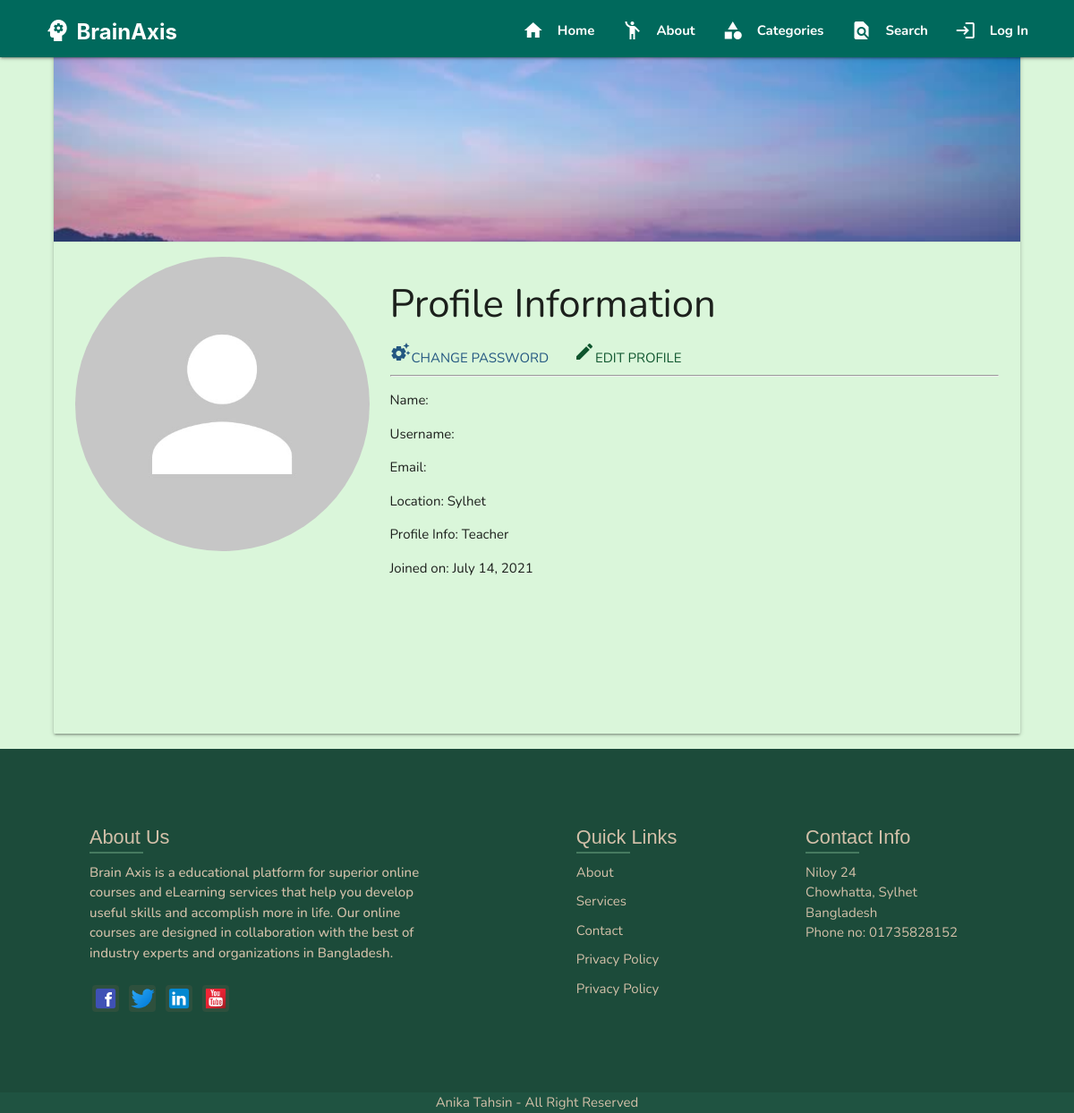
Page /Shakil_1 on the earlier database version.
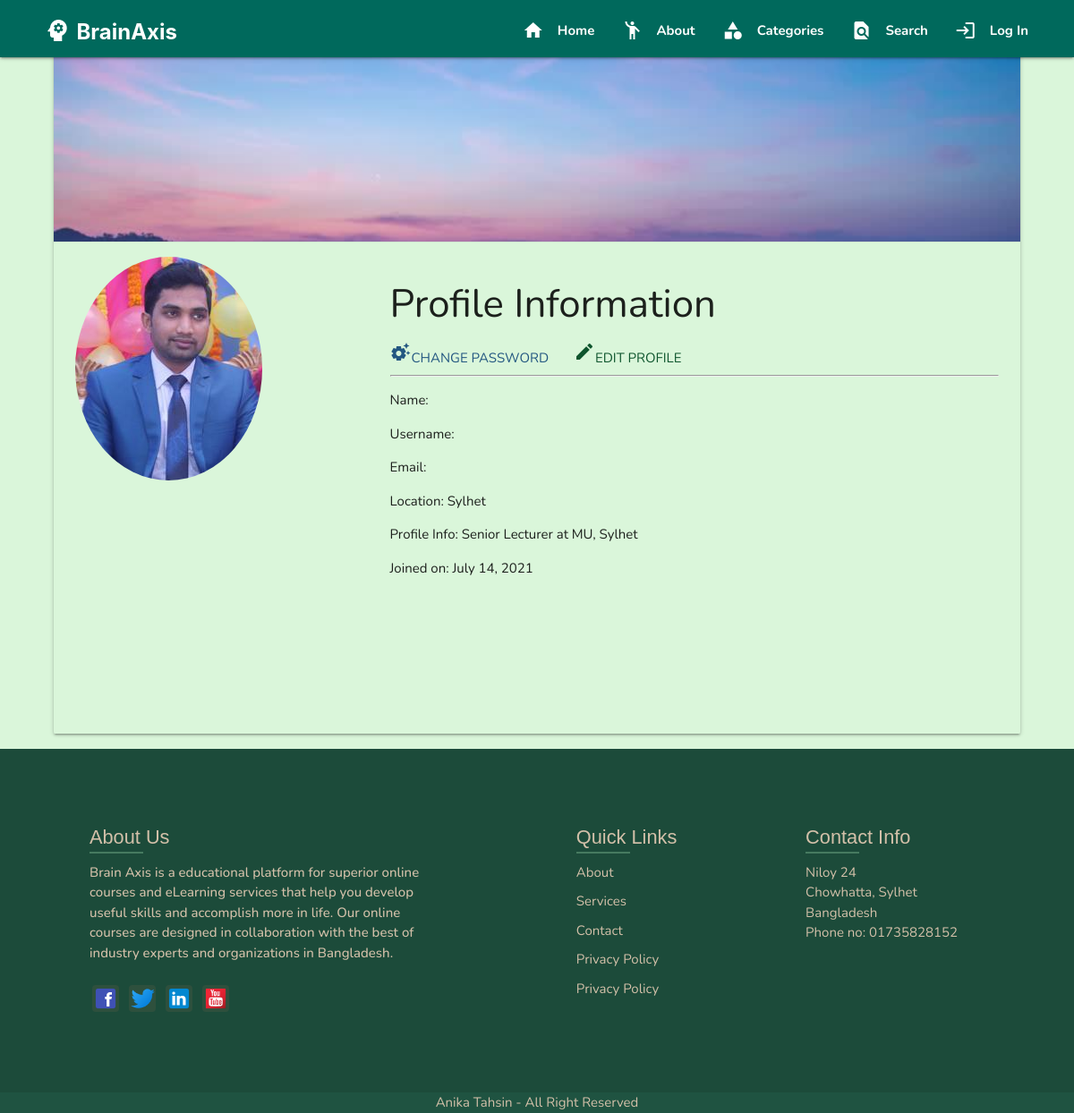
Same page on the later database version.
### authy/models.py (models this page shows, shortened)
class Profile(models.Model):
	user = models.OneToOneField(User, on_delete=models.CASCADE, related_name='profile')
	token = models.CharField(max_length=150, default="")
	verify = models.BooleanField(default=False)
	location = models.CharField(max_length=50, null=True, blank=True)
	topic = models.CharField(max_length=50, null=True, blank=True)
	mobile = models.CharField(max_length=50, null=True, blank=True)
	url = models.CharField(max_length=80, null=True, blank=True)
	url1 = models.CharField(max_length=80, null=True, blank=True)
	profile_info = models.TextField(max_length=150, null=True, blank=True)
	plans = models.TextField(max_length=150, null=True, blank=True)
	created = models.DateField(auto_now_add=True)
	picture = models.ImageField(upload_to=user_directory_path_profile, blank=True, null=True, verbose_name='Picture')
	banner = models.ImageField(upload_to=user_directory_path_banner, blank=True, null=True, verbose_name='Banner')
	Nonee = 'None'
	month1 = '6 Months'
	month2 = '12 Months'
	month3 = '18 Months'
	month4 = '24 Months'
	last = 'More than 2 years of experience'
	experiences = [
		(Nonee, 'None'),
		(month1, '6 Months'),
		(month2, '12 Months'),
		(month3, '18 Months'),
		(month4, '24 Months'),
		(last, 'More than 2 years of experience'),
	]
	user_type = models.CharField(max_length=50, choices=experiences, default=None)
	teacher = 'teacher'
	student = 'student'
	user_types = [
        (teacher, 'teacher'),
        (student, 'student'),
    ]
	user_type = models.CharField(max_length=50, choices=user_types, default=student)

### authy/views.py (the view)
# urls.py: path('<username>', UserProfile, name='profile'),
def UserProfile(request, username):
	user = get_object_or_404(User, username=username)
	profile = Profile.objects.get(user=user)
	template = loader.get_template('profile.html')
	context = {
		'profile':profile,
	}
	return HttpResponse(template.render(context, request))

### authy/views.py (called while the page is built)
def SideNavInfo(request):
	user = request.user
	nav_profile = None
	if user.is_authenticated:
		nav_profile = Profile.objects.get(user=user)
	return {'nav_profile': nav_profile}

### student_portall/templates/profile.html (shortened to what this page needs)
{% extends 'base.html' %}
{% load static %}
{% block content %}
<div class="col s12"  style="margin-left: 5%; margin-right: 5%; margin-top: -6%; margin-bottom: 5%;padding-bottom: 6%;">
    <div class="card"  style="background-color: rgb(218, 246, 218);">
        <div class="card-image" style="height: 270px;">
        </div>
        <div class="card-action" style="height: 550px; margin-bottom: -12%;">
            <div class="row">
                <div class="col s4">
                    {% if profile.user.profile.picture %}
                    <img src="{{ profile.user.profile.picture.url }}" class="circle responsive-img">
                    {% else %}
                    <img src="{% static 'img/no_avatar.jpg' %}" class="circle responsive-img">
                    {% endif %}
                </div>
                <div class="col s8">
                    <h3>Profile Information</h3>
                    <a href="{% url 'change_password' %}" style="color: rgb(35, 87, 129);"><i class="material-icons">settings_suggest</i>Change Password</a>
                    <a href="{% url 'edit-profile' %}" style="color: rgb(14, 85, 45);"><i class="material-icons">mode</i>Edit Profile</a>
                    <hr>
                    <p><span class="font-weight-bold">Name: </span> {{ nav_profile.user.first_name }} {{nav_profile.user.last_name }}</p>
                    <p><span class="font-weight-bold">Username: </span> {{user.username}}</p>
                    <p><span class="font-weight-bold">Email: </span> {{user.email}}</p>
                    <p><span class="font-weight-bold">Location: </span> {{profile.location}}</p>
                    <p><span class="font-weight-bold">Profile Info: </span> {{profile.profile_info}}</p>
                    <p><span class="font-weight-bold">Joined on: </span> {{profile.created}}</p>
                </div>
            </div>
        </div>
    </div>
</div>
{% endblock %}

Differences in the rows shown:
changed Profile "Sylhet": user.profile.picture: picture added; profile_info "Teacher" → "Senior Lecturer at MU, Sylhet"
